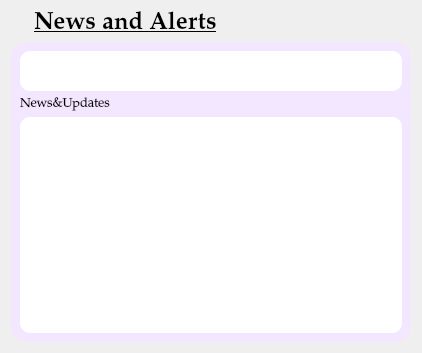
         <widget class="QWidget" name="news_page">
          <layout class="QGridLayout" name="gridLayout_2">
           <item row="0" column="0">
            <layout class="QVBoxLayout" name="verticalLayout_2">
             <item>
              <layout class="QHBoxLayout" name="horizontalLayout_9">
               <property name="spacing">
                <number>0</number>
               </property>
               <item>
                <widget class="QLabel" name="label_14">
                 <property name="maximumSize">
                  <size>
                   <width>250</width>
                   <height>80</height>
                  </size>
                 </property>
                 <property name="font">
                  <font>
                   <family>Palatino Linotype</family>
                   <pointsize>18</pointsize>
                   <weight>75</weight>
                   <bold>true</bold>
                   <underline>true</underline>
                  </font>
                 </property>
                 <property name="text">
                  <string>News and Alerts</string>
                 </property>
                </widget>
               </item>
               <item>
                <widget class="QLabel" name="label_18">
                 <property name="maximumSize">
                  <size>
                   <width>80</width>
                   <height>70</height>
                  </size>
                 </property>
                 <property name="text">
                  <string/>
                 </property>
                 <property name="pixmap">
                  <pixmap resource="resources.qrc">:/images/news_741867.png</pixmap>
                 </property>
                 <property name="scaledContents">
                  <bool>true</bool>
                 </property>
                </widget>
               </item>
              </layout>
             </item>
             <item>
              <widget class="QFrame" name="frame_5">
               <property name="minimumSize">
                <size>
                 <width>400</width>
                 <height>300</height>
                </size>
               </property>
               <property name="maximumSize">
                <size>
                 <width>900</width>
                 <height>700</height>
                </size>
               </property>
               <property name="styleSheet">
                <string notr="true">background-color: rgb(243, 231, 255);
color:black;
border-radius:15px;</string>
               </property>
               <property name="frameShape">
                <enum>QFrame::StyledPanel</enum>
               </property>
               <property name="frameShadow">
                <enum>QFrame::Raised</enum>
               </property>
               <layout class="QGridLayout" name="gridLayout">
                <item row="0" column="0">
                 <layout class="QVBoxLayout" name="verticalLayout">
                  <item>
                   <widget class="QLabel" name="label_12">
                    <property name="minimumSize">
                     <size>
                      <width>0</width>
                      <height>40</height>
                     </size>
                    </property>
                    <property name="maximumSize">
                     <size>
                      <width>16777215</width>
                      <height>40</height>
                     </size>
                    </property>
                    <property name="font">
                     <font>
                      <family>Palatino Linotype</family>
                      <pointsize>10</pointsize>
                     </font>
                    </property>
                    <property name="layoutDirection">
                     <enum>Qt::LeftToRight</enum>
                    </property>
                    <property name="styleSheet">
                     <string notr="true">background-color: rgb(255, 255, 255);
color:black;
border-radius:10px;</string>
                    </property>
                    <property name="text">
                     <string/>
                    </property>
                    <property name="textFormat">
                     <enum>Qt::AutoText</enum>
                    </property>
                    <property name="margin">
                     <number>0</number>
                    </property>
                   </widget>
                  </item>
                  <item>
                   <widget class="QLabel" name="label_13">
                    <property name="font">
                     <font>
                      <family>Palatino Linotype</family>
                      <pointsize>10</pointsize>
                     </font>
                    </property>
                    <property name="text">
                     <string>News&amp;Updates</string>
                    </property>
                   </widget>
                  </item>
                  <item>
                   <widget class="QTextBrowser" name="textBrowser">
                    <property name="styleSheet">
                     <string notr="true">background-color: rgb(255, 255, 255);
color:black;
border-radius:10px;</string>
                    </property>
                   </widget>
                  </item>
                 </layout>
                </item>
               </layout>
              </widget>
             </item>
            </layout>
           </item>
          </layout>
         </widget>
